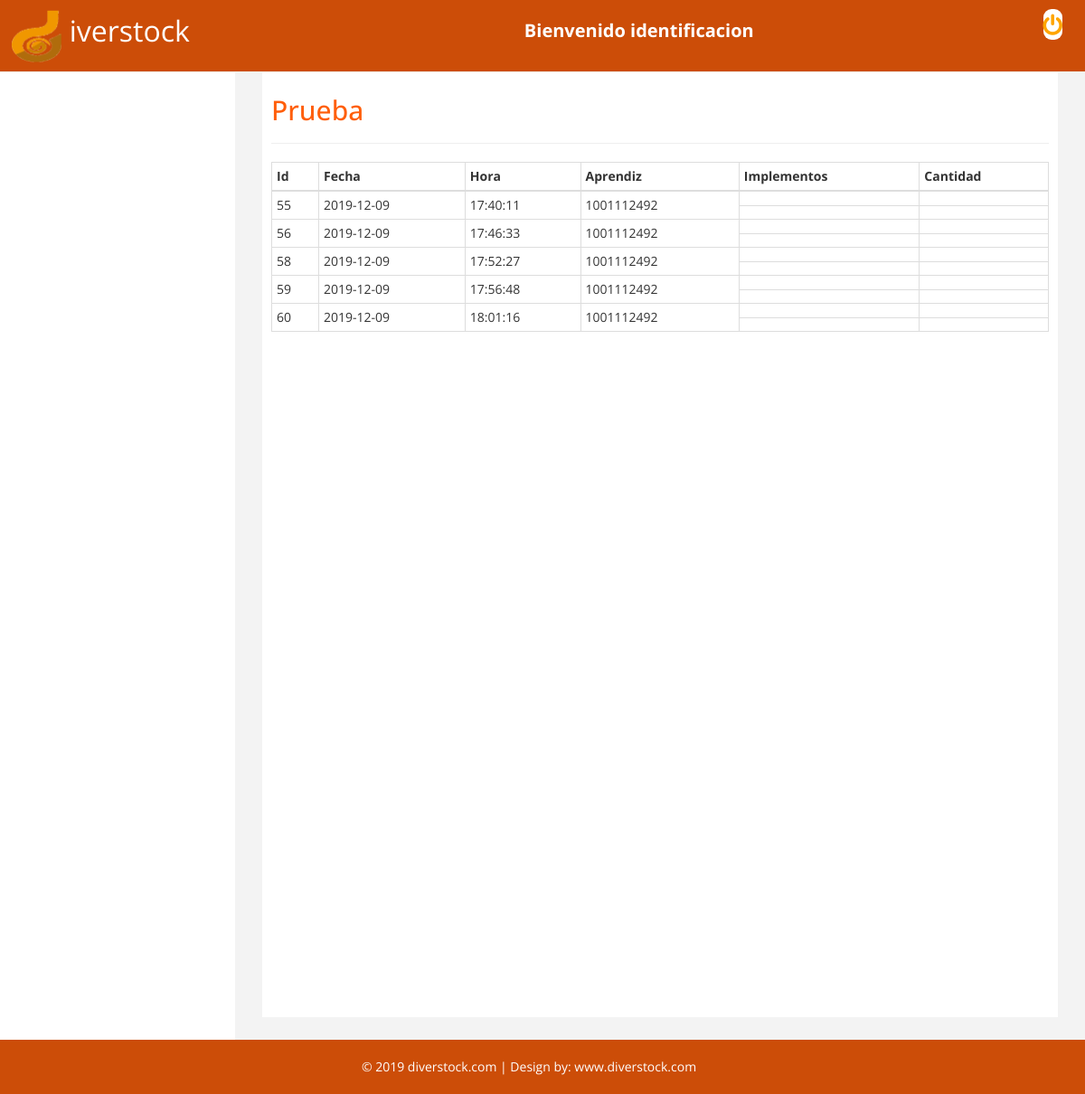
The page /diverstock/view/prueba.php (signed in) on the database its author committed.
### tables this page shows
CREATE TABLE `prestamo` (
  `id_prestamo` int(11) NOT NULL,
  `fecha_prestamo` date NOT NULL,
  `hora_prestamo` time NOT NULL,
  `estado` char(1) DEFAULT 'A',
  `numidentifi_persona` int(11) DEFAULT NULL
);

### diverstock/view/prueba.php (the view, shortened to what this page needs)
<!DOCTYPE html>
<html xmlns="http://www.w3.org/1999/xhtml">
<head><script src="../assets/js/myjava.js"></script></head>
<?php include FOLDER_TEMPLATE."head.php";?>
<body>
    <div id="wrapper">
       <?php include FOLDER_TEMPLATE."top.php";?>
        <div id="page-wrapper">
            <div id="page-inner">
                <div class="row">
                    <div class="col-md-12">
                     <h2>Prueba</h2>
                       <hr/>
                       <?php
$mysqli=new mysqli('localhost', 'root', '', 'diverstock') or die(mysqli_error($mysqli));
$sql=$mysqli->query("SELECT * FROM prestamo");
 ?>
                       <table class="table table-bordered table-condensed table-hover">
                         <thead>
                          <tr>
                           <th>Id</th>
                           <th>Fecha</th>
                           <th>Hora</th>
                           <th>Aprendiz</th>
                           <th>Implementos</th>
                           <th>Cantidad</th>
                         </tr>
                         </thead>
                         <?php while($mostrar=$sql->fetch_assoc()): ?>
                         <tr>
                           <td rowspan="2"><?php echo $mostrar['id_prestamo']; ?></td>
                           <td rowspan="2"><?php echo $mostrar['fecha_prestamo']; ?></td>
                           <td rowspan="2"><?php echo $mostrar['hora_prestamo']; ?></td>
                           <td rowspan="2"><?php echo $mostrar['numidentifi_persona']; ?></td>
                           <td></td>
                           <td></td>
                           <tr>
                           <td></td>
                           <td></td>
                         </tr>
                       </tr>
                       <?php endwhile; ?>
                       </table>
                    </div>
                </div>
    </div>
            </div>
        </div>
        <?php include FOLDER_TEMPLATE."footer.php";?>
</body>
</html>

### diverstock/template/head.php (shortened to what this page needs)
<head>
    <link href="<?=URL_CSS?>bootstrap.css" rel="stylesheet" />
    <link href="<?=URL_CSS?>font-awesome.css" rel="stylesheet" />
    <link href="<?=URL_CSS?>custom.css" rel="stylesheet" />
   <link rel="stylesheet" href="https://cdnjs.cloudflare.com/ajax/libs/font-awesome/4.7.0/css/font-awesome.min.css">
   <link rel="stylesheet" type="text/css" href="../assets/css/create_prestamo.css">
</head>

### diverstock/template/top.php (shortened to what this page needs)
<link rel="stylesheet" href="https://cdnjs.cloudflare.com/ajax/libs/font-awesome/4.7.0/css/font-awesome.min.css">
<div class="navbar navbar-inverse navbar-fixed-top">
            <div class="adjust-nav">
                <div class="navbar-header">
                    <a class="navbar-brand" href="#" style="padding: 10px;">
                        <img src="<?=URL_IMG?>iconoProyecto.ico" width="62" height="62"/>
                        <font size="6">iverstock</font>
                    </a>
                </div>
               <label id="bienvenida" style="font-size: 20px; color: #fff;">Bienvenido <?php  $mysqli=new mysqli('localhost', 'root', '', 'diverstock') or die(mysqli_error($mysqli));
        $result = $mysqli->query("SELECT * FROM persona WHERE numidentifi_persona='".$_SESSION['uses']."'") or die($mysqli->error());
        $row=$result->fetch_array();
        $codigo=$row['numidentifi_persona'];
        $nombre=$row['nombre'];
         echo $nombre," identificacion ", $codigo; ?> </label>
                 <span class="logout-spn">
                  <a href="<?=URL_PROY?>app/login/logout.php" id="salir"><i class="fa fa-power-off"></i></a>
                </span>
            </div>
        </div>

### diverstock/template/footer.php
<div class="footer text-center">
             <div class="row">
                <div class="col-lg-12" >
                    &copy;  2019 diverstock.com | Design by: <a href="http://diverstock.com" style="color:#fff;"  target="_blank">www.diverstock.com</a>
                </div>
        </div>
        </div>

### diverstock/assets/css/custom.css (style rules this page uses)
body { font-family: 'Open Sans', sans-serif; margin: 0; }
#wrapper { width: 100%; margin-top:50px; }
#page-wrapper { padding: 15px 15px; min-height: 600px; background:#F3F3F3; }
#page-inner { width:100%; margin:10px 20px 10px 0px; background-color: #fff; padding:10px; min-height:1050px; }
.navbar-inverse { background-color: #CC4D08; border-color: #F0F0F0; min-height: 80px; }
.logout-spn { float:right; color:#fff; font-size:25px; font-weight:800; margin:20px; margin: 10px 25px 10px 50px; }
.logout-spn a { text-decoration:none; }
.footer { background-color:#CC4D08; width:100%; color:#fff; padding:20px 50px 20px 50px; padding-left:20px; }
@media (min-width:768px) { #page-wrapper { margin: 0 0 0 260px; padding: 15px 30px; min-height: 1050px; } }
#salir { width: 100px; height: 100px; background-color:white; color:red; border-radius: 9px; size: 7px; }
#bienvenida { margin-top: 20px; margin-left: 30%; }

### rows shown on the page
prestamo: id_prestamo "55", fecha_prestamo "2019-12-09", hora_prestamo "17:40:11", numidentifi_persona "1001112492"
prestamo: id_prestamo "56", fecha_prestamo "2019-12-09", hora_prestamo "17:46:33", numidentifi_persona "1001112492"
prestamo: id_prestamo "58", fecha_prestamo "2019-12-09", hora_prestamo "17:52:27", numidentifi_persona "1001112492"
prestamo: id_prestamo "59", fecha_prestamo "2019-12-09", hora_prestamo "17:56:48", numidentifi_persona "1001112492"
prestamo: id_prestamo "60", fecha_prestamo "2019-12-09", hora_prestamo "18:01:16", numidentifi_persona "1001112492"
